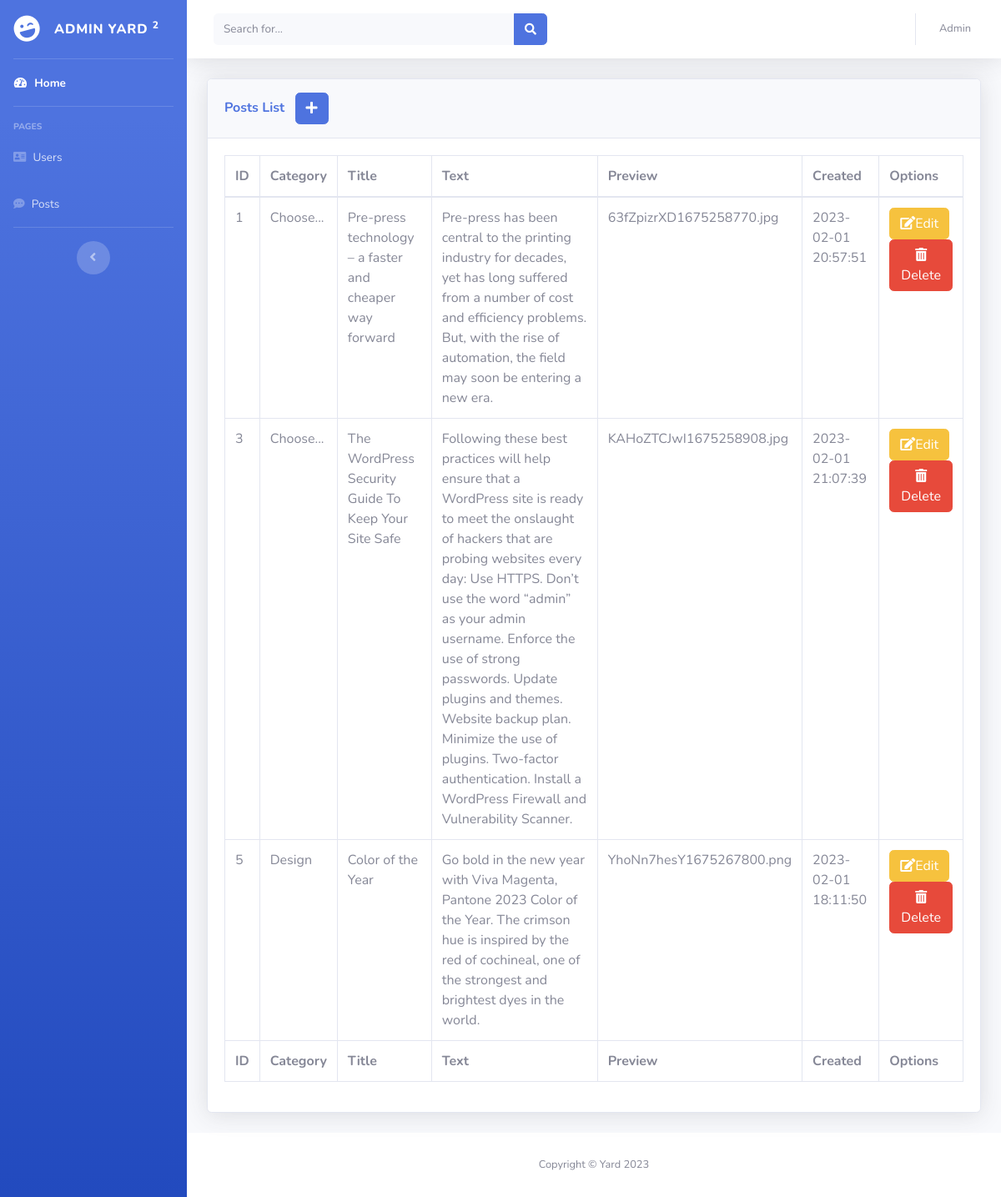
Screenshot of /admin/posts.php (signed in) with the database file from the repository.
### tables this page shows
CREATE TABLE `posts` (
  `id` int(11) NOT NULL,
  `category` varchar(255) DEFAULT NULL,
  `title` varchar(255) DEFAULT NULL,
  `text` text DEFAULT NULL,
  `created` datetime NOT NULL DEFAULT current_timestamp() ON UPDATE current_timestamp(),
  `preview` varchar(255) DEFAULT NULL
);

### admin/modules/posts/all.php (the view)
<div class="card shadow mb-4">
    <div class="card-header py-3">
        <h6 class="m-0 font-weight-bold text-primary">Posts List
            <a href="?page=add" class="btn btn-primary ml-2"><i class="fas fa-plus"></i></a>
        </h6>
    </div>
    <div class="card-body">
        <div class="table-responsive">
            <table class="table table-bordered" id="dataTable" width="100%" cellspacing="0">
                <thead>
                    <tr>
                        <th>ID</th>
                        <th>Category</th>
                        <th>Title</th>
                        <th>Text</th>
                        <th>Preview</th>
                        <th>Created</th>
                        <th>Options</th>
                    </tr>
                </thead>
                <tfoot>
                    <tr>
                        <th>ID</th>
                        <th>Category</th>
                        <th>Title</th>
                        <th>Text</th>
                        <th>Preview</th>
                        <th>Created</th>
                        <th>Options</th>
                    </tr>
                </tfoot>
                <tbody>
                    <?php
                        $sql = "SELECT * FROM posts";
                        $result = mysqli_query($conn, $sql);
                        while($row = $result->fetch_assoc()) {
                            ?>
                            <tr>
                                <td><?php echo $row['id']; ?></td>
                                <td><?php echo $row['category']; ?></td>
                                <td><?php echo $row['title']; ?></td>
                                <td><?php echo $row['text']; ?></td>
                                <td><?php echo $row['preview']; ?></td>
                                <td><?php echo $row['created']; ?></td>
                                <td>
                                    <a href="?page=edit&id=<?php echo $row['id']; ?>" class="btn btn-warning"><i class="fas fa-edit"></i>Edit</a>
                                    <a href="/admin/modules/posts/delete.php?id=<?php echo $row['id']; ?>" class="btn btn-danger"><i class="fas fa-trash-alt"></i>Delete</a>
                                </td>
                            </tr>
                            <?php
                        }
                    ?>
                </tbody>
            </table>
        </div>
    </div>
</div>

### admin/partials/header.php (shortened to what this page needs)
<!DOCTYPE html>
<html lang="en">
<head>
    <link href="assets/vendor/fontawesome-free/css/all.min.css" rel="stylesheet" type="text/css">
    <link href="assets/css/sb-admin-2.min.css" rel="stylesheet">
</head>
<body id="page-top">

### admin/posts.php (shortened to what this page needs)
<?php
require($_SERVER['DOCUMENT_ROOT'] . '/admin/partials/header.php');
?>
<div id="wrapper">
    <?php
    require($_SERVER['DOCUMENT_ROOT'] . '/admin/partials/sidebar.php');
    ?>
    <div id="content-wrapper" class="d-flex flex-column">
        <div id="content">
            <nav class="navbar navbar-expand navbar-light bg-white topbar mb-4 static-top shadow">
                <form
                    class="d-none d-sm-inline-block form-inline mr-auto ml-md-3 my-2 my-md-0 mw-100 navbar-search">
                    <div class="input-group">
                        <input type="text" class="form-control bg-light border-0 small" placeholder="Search for..."
                            aria-label="Search" aria-describedby="basic-addon2">
                        <div class="input-group-append">
                            <button class="btn btn-primary" type="button">
                                <i class="fas fa-search fa-sm"></i>
                            </button>
                        </div>
                    </div>
                </form>
                <ul class="navbar-nav ml-auto">
                    <li class="nav-item dropdown no-arrow">
                        <a class="nav-link dropdown-toggle" href="#" id="userDropdown" role="button"
                            data-toggle="dropdown" aria-haspopup="true" aria-expanded="false">
                            <span class="mr-2 d-none d-lg-inline text-gray-600 small">Admin</span>
                        </a>
                    </li>
                </ul>
            </nav>
            <div class="container-fluid">
                <?php
                if(empty($_GET)) {
                    require($_SERVER['DOCUMENT_ROOT'] . '/admin/modules/posts/all.php');
                }
                ?>
            </div>
        </div>
        <footer class="sticky-footer bg-white">
            <div class="container my-auto">
                <div class="copyright text-center my-auto">
                    <span>Copyright &copy; Yard 2023</span>
                </div>
            </div>
        </footer>
    </div>
</div>
<?php
require($_SERVER['DOCUMENT_ROOT'] . '/admin/partials/footer.php');
?>

### admin/partials/sidebar.php
<ul class="navbar-nav bg-gradient-primary sidebar sidebar-dark accordion" id="accordionSidebar">
    <a class="sidebar-brand d-flex align-items-center justify-content-center" href="index.php">
        <div class="sidebar-brand-icon rotate-n-15">
            <i class="fas fa-laugh-wink"></i>
        </div>
        <div class="sidebar-brand-text mx-3">ADMIN Yard <sup>2</sup></div>
    </a>
    <hr class="sidebar-divider my-0">
    <li class="nav-item active">
        <a class="nav-link" href="/">
            <i class="fas fa-fw fa-tachometer-alt"></i>
            <span>Home</span></a>
    </li>
    <hr class="sidebar-divider">
    <div class="sidebar-heading">
        Pages
    </div>
    <li class="nav-item">
        <a class="nav-link" href="/admin/users.php">
            <i class="fas fa-address-card"></i>
            <span>Users</span></a>
    </li>
    <li class="nav-item">
        <a class="nav-link" href="/admin/posts.php">
            <i class="fas fa-comment-dots"></i>
            <span>Posts</span></a>
    </li>
    <hr class="sidebar-divider d-none d-md-block">
    <div class="text-center d-none d-md-inline">
        <button class="rounded-circle border-0" id="sidebarToggle"></button>
    </div>
</ul>

### admin/partials/footer.php (shortened to what this page needs)
</body>
</html>

### rows the page displays
posts: id "1", category "Choose...", title "Pre-press technology – a faster and cheaper way forward", text "Pre-press has been central to the printing industry for decades, yet has long suffered from a number of cost and efficiency problems. But, with the rise of automation, the field may soon be entering a new era.", preview "63fZpizrXD1675258770.jpg", created "2023-02-01 20:57:51"
posts: id "3", category "Choose...", title "The WordPress Security Guide To Keep Your Site Safe", text "Following these best practices will help ensure that a WordPress site is ready to meet the onslaught of hackers that are probing websites every day: Use HTTPS. Don’t use the word “admin” as your admin username. Enforce the use of strong passwords. Update plugins and themes. Website backup plan. Minimize the use of plugins. Two-factor authentication. Install a WordPress Firewall and Vulnerability Scanner.", preview "KAHoZTCJwI1675258908.jpg", created "2023-02-01 21:07:39"
posts: id "5", category "Design", title "Color of the Year", text "Go bold in the new year with Viva Magenta, Pantone 2023 Color of the Year. The crimson hue is inspired by the red of cochineal, one of the strongest and brightest dyes in the world.", preview "YhoNn7hesY1675267800.png", created "2023-02-01 18:11:50"
